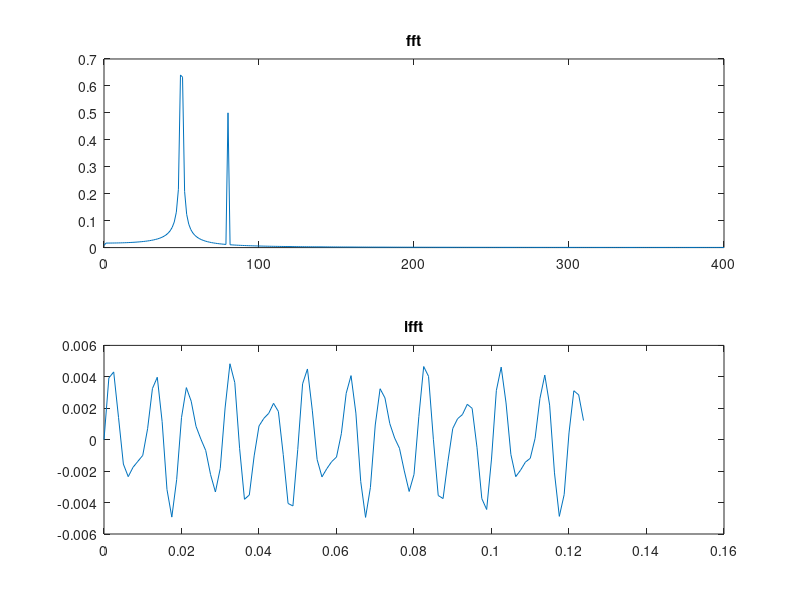

Reproduce this figure in MATLAB.
N = 600;
fs = 800;
ts = 1/fs;
L = N * ts;
x = 0:ts:(N-1)*ts;
y = sin(50*2 * pi * x) + 0.5*sin(80*2*pi*x);
R = fft(y);
R = R(1:N/2+1);
R = R/N;
R(2:end-1) = 2*R(2:end-1);
f = fs * (0:(N/2))/N;
subplot(2, 1, 1);
plot(f, abs(R));
title('fft');
tid = ifft(R);
subplot(2, 1, 2);
plot(x(1:100), tid(1:100));
title('ifft');
